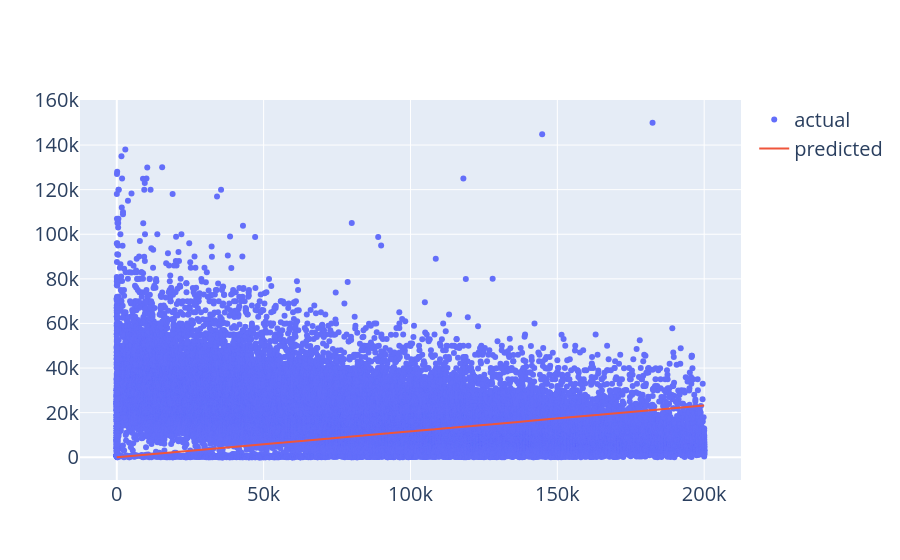

The cell this chart's notebook holds for it:
### Code cell
import plotly.graph_objects as go
fig = go.Figure()
fig.add_trace(go.Scatter(x=regdata1['odometer'],y=regdata1['price'],
                         mode="markers",name="actual"))
fig.add_trace(go.Scatter(x=regdata1['odometer'],y=regdata1['prediction'],
                         mode="lines",name="predicted"))
fig.update_layout(font_size=20)

### Figure 1 — Plotly figure (JSON) as saved in the notebook; plotly's stock layout.template omitted (floating-point values rounded to 4 significant figures; data arrays with more than 128 entries replaced by an {"elided": "..."} marker saying what was removed)
{"data": [{"mode": "markers", "name": "actual", "type": "scatter", "x": {"elided": "51509 int values"}, "y": {"elided": "51509 int values"}}, {"mode": "lines", "name": "predicted", "type": "scatter", "x": {"elided": "51509 int values"}, "y": {"elided": "51509 float values"}}], "layout": {"font": {"size": 20}}}
